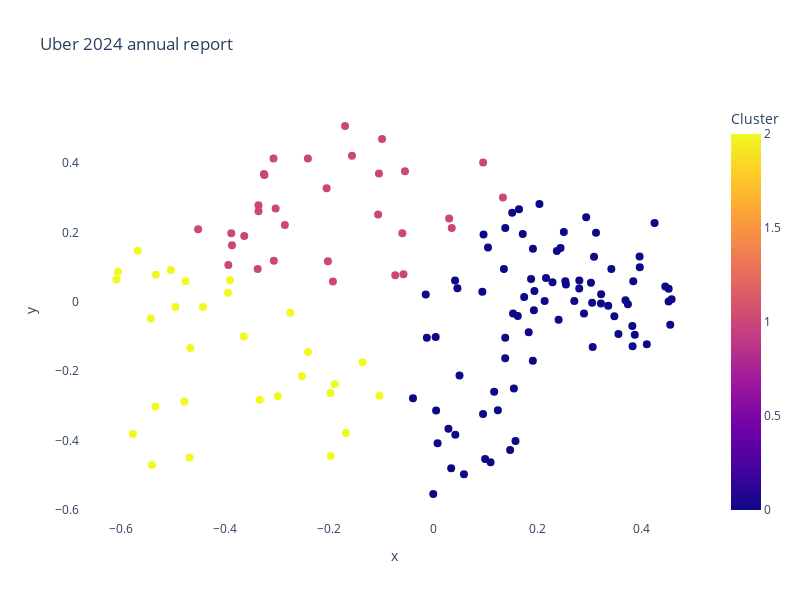

Source (notebook cell):
### Code cell
import plotly.express as px
import textwrap


def wrap_text(text, width=50):
    """Inserts <br> tags into text for Plotly line wrapping."""
    wrapped_lines = textwrap.wrap(text, width=width)
    return '<br>'.join(wrapped_lines)

# Create a DataFrame for the data
cluster_df = pd.DataFrame({
    'x': embeddings_2d[:, 0],
    'y': embeddings_2d[:, 1],
    'label': cluster_labels,
    'sentence': text_doc['content']
})

# Create an interactive scatter plot using plotly
fig = px.scatter(
    cluster_df,
    x='x', y='y',
    color='label',
    hover_name='sentence',
    title='Uber 2024 annual report',
    labels={'label': 'Cluster'},
    width=800,  # Adjust the width as desired
    height=600,  # Adjust the height as desired
)

fig.update_traces(
    marker=dict(size=8)  # Adjust the size value as needed
)

# Set the background color to black
fig.update_layout(
    plot_bgcolor='white',
)

fig.show()

### Figure 1 — Plotly figure (JSON) as saved in the notebook; plotly's stock layout.template omitted (floating-point values rounded to 4 significant figures; data arrays with more than 128 entries replaced by an {"elided": "..."} marker saying what was removed)
{"data": [{"hovertemplate": "<b>%{hovertext}</b><br><br>x=%{x}<br>y=%{y}<br>Cluster=%{marker.color}<extra></extra>", "hovertext": {"elided": "142 str values"}, "legendgroup": "", "marker": {"color": {"elided": "142 int values"}, "coloraxis": "coloraxis", "size": 8, "symbol": "circle"}, "mode": "markers", "name": "", "orientation": "v", "showlegend": false, "type": "scatter", "x": {"elided": "142 float values"}, "xaxis": "x", "y": {"elided": "142 float values"}, "yaxis": "y"}], "layout": {"coloraxis": {"colorbar": {"title": {"text": "Cluster"}}, "colorscale": [[0, "#0d0887"], [0.1111, "#46039f"], [0.2222, "#7201a8"], [0.3333, "#9c179e"], [0.4444, "#bd3786"], [0.5556, "#d8576b"], [0.6667, "#ed7953"], [0.7778, "#fb9f3a"], [0.8889, "#fdca26"], [1, "#f0f921"]]}, "height": 600, "legend": {"tracegroupgap": 0}, "plot_bgcolor": "white", "title": {"text": "Uber 2024 annual report"}, "width": 800, "xaxis": {"anchor": "y", "domain": [0, 1], "title": {"text": "x"}}, "yaxis": {"anchor": "x", "domain": [0, 1], "title": {"text": "y"}}}}
